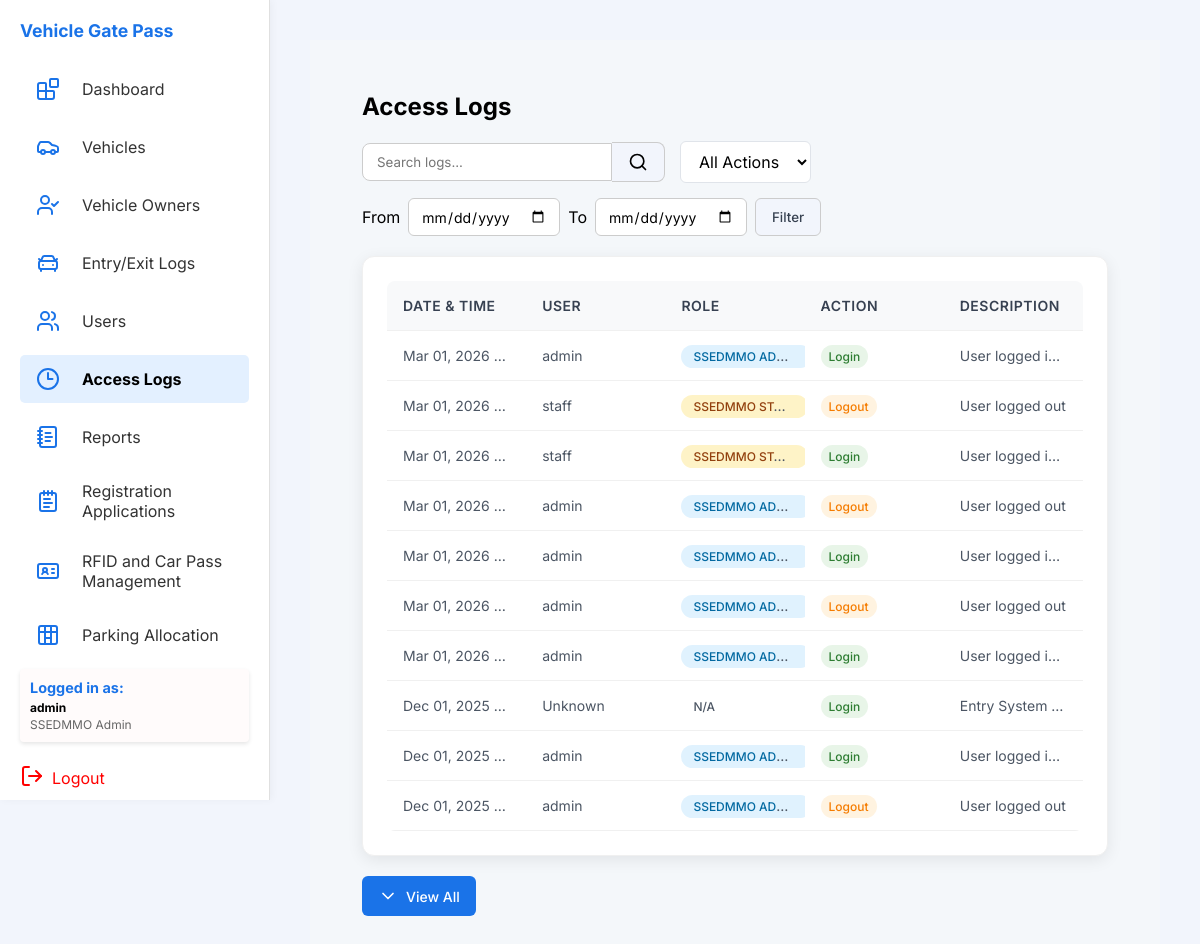
Page /php/access_logs.php (signed in) on the earlier database version.
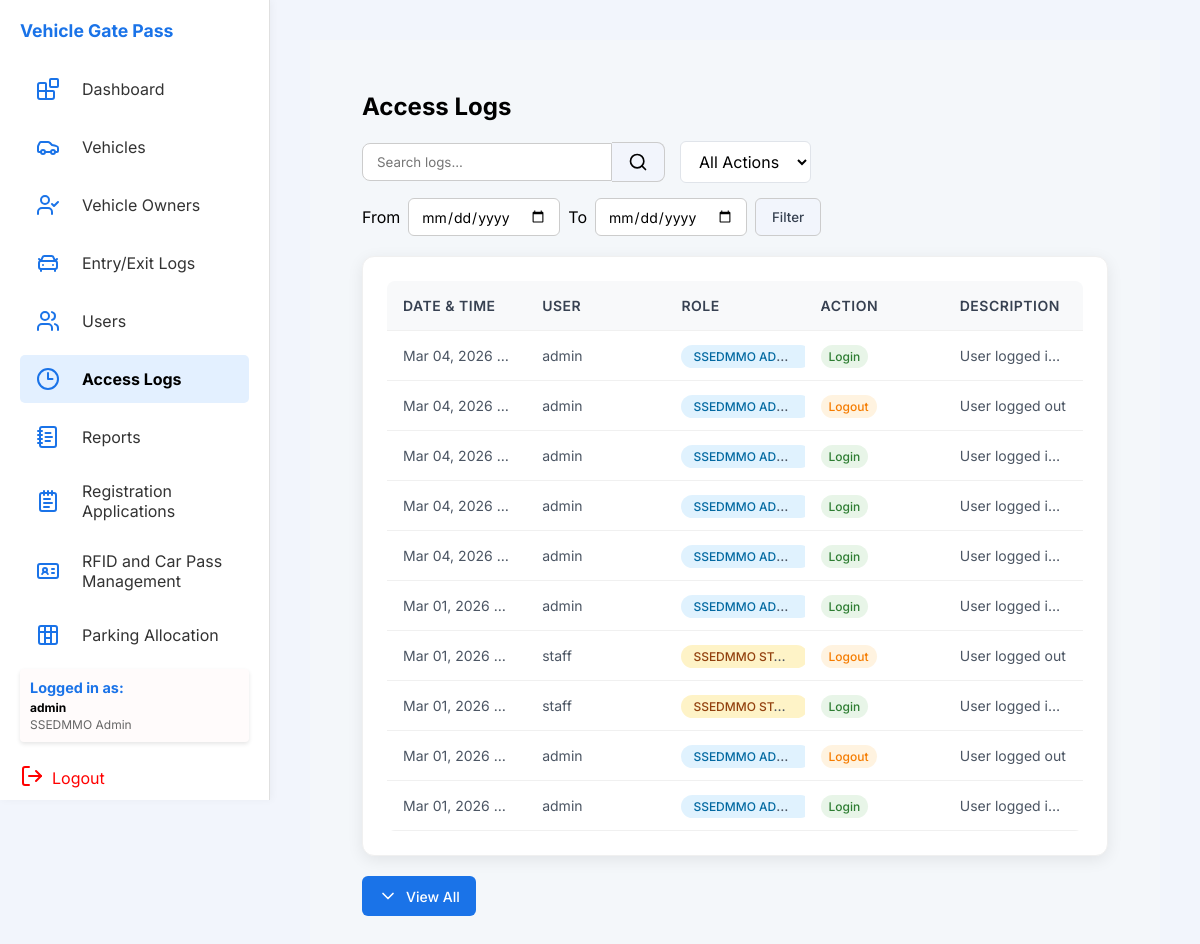
Same page on the later database version.
### tables this page shows
CREATE TABLE `accesslog` (
  `logID` int(11) NOT NULL,
  `userID` varchar(10) DEFAULT NULL,
  `action` enum('login','logout','failed_login','update','delete','view') NOT NULL,
  `description` text DEFAULT NULL,
  `timestamp` datetime DEFAULT current_timestamp()
);

CREATE TABLE `user` (
  `userID` varchar(10) NOT NULL,
  `registrationID` varchar(10) DEFAULT NULL,
  `passID` varchar(10) DEFAULT NULL,
  `username` varchar(50) NOT NULL,
  `password` varchar(255) NOT NULL,
  `role` enum('SSEDMMO Admin','SSEDMMO Staff','Guard') DEFAULT NULL
);

### php/access_logs.php (the view, shortened to what this page needs)
<?php
$db = new Database();
$conn = $db->getConnection();
$fromDate = isset($_GET['fromDate']) ? $_GET['fromDate'] : '';
$toDate = isset($_GET['toDate']) ? $_GET['toDate'] : '';
$whereClause = " WHERE al.action != 'failed_login'";
$params = [];
$types = '';
$query = "SELECT al.*, u.username, u.role
          FROM accesslog al
          LEFT JOIN user u ON al.userID = u.userID
          $whereClause
          ORDER BY al.timestamp DESC";
if ($params) {
    $stmt = $conn->prepare($query);
    $stmt->bind_param($types, ...$params);
    $stmt->execute();
    $result = $stmt->get_result();
} else {
    $result = $conn->query($query);
}
include_once '../includes/header.php';
?>
<main class="main">
  <div class="container">
    <div class="header">
      <h2>Access Logs</h2>
      <div class="header-actions">
        <div class="search-container">
          <input type="text" id="searchInput" placeholder="Search logs..." />
          <button class="search-btn">
            <svg xmlns="http://www.w3.org/2000/svg" width="20" height="20" viewBox="0 0 24 24" fill="none"
              stroke="currentColor" stroke-width="2" stroke-linecap="round" stroke-linejoin="round"
              class="lucide lucide-search">
              <circle cx="11" cy="11" r="8" />
              <path d="m21 21-4.3-4.3" />
            </svg>
          </button>
        </div>
        <div class="filter-container">
          <select id="filterAction">
            <option value="">All Actions</option>
          </select>
        </div>
        <div class="filter-container" style="display:flex; align-items:center; gap:8px;">
          <label for="fromDate">From</label>
          <input type="date" id="fromDate" name="fromDate" value="<?php echo htmlspecialchars($fromDate); ?>" class="date-input">
          <label for="toDate">To</label>
          <input type="date" id="toDate" name="toDate" value="<?php echo htmlspecialchars($toDate); ?>" class="date-input">
          <button type="button" id="dateFilterBtn" class="filter-btn">Filter</button>
        </div>
      </div>
    </div>
    <div class="card">
      <table class="data-table">
        <thead>
          <tr>
            <th>Date & Time</th>
            <th>User</th>
            <th>Role</th>
            <th>Action</th>
            <th>Description</th>
          </tr>
        </thead>
        <tbody>
          <?php if ($result && $result->num_rows > 0): ?>
            <?php
            $count = 0;
            $result->data_seek(0);
            while ($row = $result->fetch_assoc()):
              $count++;
              $class = $count > 10 ? 'class="hidden-log"' : '';
              ?>
              <tr <?php echo $class; ?>>
                <td><?php echo date('M d, Y H:i:s', strtotime($row['timestamp'])); ?></td>
                <td><?php echo htmlspecialchars($row['username'] ?? 'Unknown'); ?></td>
                <td>
                  <?php if ($row['role']): ?>
                    <span class="role-badge role-<?php echo strtolower(str_replace(' ', '-', $row['role'])); ?>">
                      <?php echo htmlspecialchars(ucfirst($row['role'])); ?>
                    </span>
                  <?php else: ?>
                    <span class="role-badge">N/A</span>
                  <?php endif; ?>
                </td>
                <td>
                  <span class="action-badge action-<?php echo strtolower($row['action']); ?>">
                    <?php echo htmlspecialchars(ucfirst($row['action'])); ?>
                  </span>
                </td>
                <td><?php echo htmlspecialchars($row['description']); ?></td>
              </tr>
            <?php endwhile; ?>
          <?php else: ?>
            <tr>
              <td colspan="5" class="no-data">No access logs found</td>
            </tr>
          <?php endif; ?>
        </tbody>
      </table>
    </div>
    <?php if ($result && $result->num_rows > 10): ?>
      <div class="text-center-margin-top-20">
        <button id="viewAllBtn" class="add-btn" onclick="toggleLogs()">
          <svg xmlns="http://www.w3.org/2000/svg" width="20" height="20" viewBox="0 0 24 24" fill="none"
            stroke="currentColor" stroke-width="2" stroke-linecap="round" stroke-linejoin="round">
            <path d="M6 9l6 6 6-6" />
          </svg>
          <span id="btnText">View All</span>
        </button>
      </div>
    <?php endif; ?>
  </div>
</main>
<?php
include_once '../includes/footer.php';
?>

Differences in the rows shown:
no longer on this page (row unchanged): accesslog: timestamp "Mar 01, 2026…", userID.username "admin", userID.role "SSEDMMO AD…", action "Logout", description "User logged out"
no longer on this page (row unchanged): accesslog: timestamp "Mar 01, 2026…", userID.username "admin", userID.role "SSEDMMO AD…", action "Login", description "User logged i…"
no longer on this page (row unchanged): accesslog: timestamp "Dec 01, 2025…", username "Unknown", shows "N/A", action "Login", description "Entry System…"
no longer on this page (row unchanged): accesslog: timestamp "Dec 01, 2025…", userID.username "admin", userID.role "SSEDMMO AD…", action "Login", description "User logged i…"
no longer on this page (row unchanged): accesslog: timestamp "Dec 01, 2025…", userID.username "admin", userID.role "SSEDMMO AD…", action "Logout", description "User logged out"
added accesslog: timestamp "Mar 04, 2026…", userID.username "admin", userID.role "SSEDMMO AD…", action "Login", description "User logged i…"
added accesslog: timestamp "Mar 04, 2026…", userID.username "admin", userID.role "SSEDMMO AD…", action "Logout", description "User logged out"
added accesslog: timestamp "Mar 04, 2026…", userID.username "admin", userID.role "SSEDMMO AD…", action "Login", description "User logged i…"
added accesslog: timestamp "Mar 04, 2026…", userID.username "admin", userID.role "SSEDMMO AD…", action "Login", description "User logged i…"
added accesslog: timestamp "Mar 04, 2026…", userID.username "admin", userID.role "SSEDMMO AD…", action "Login", description "User logged i…"
